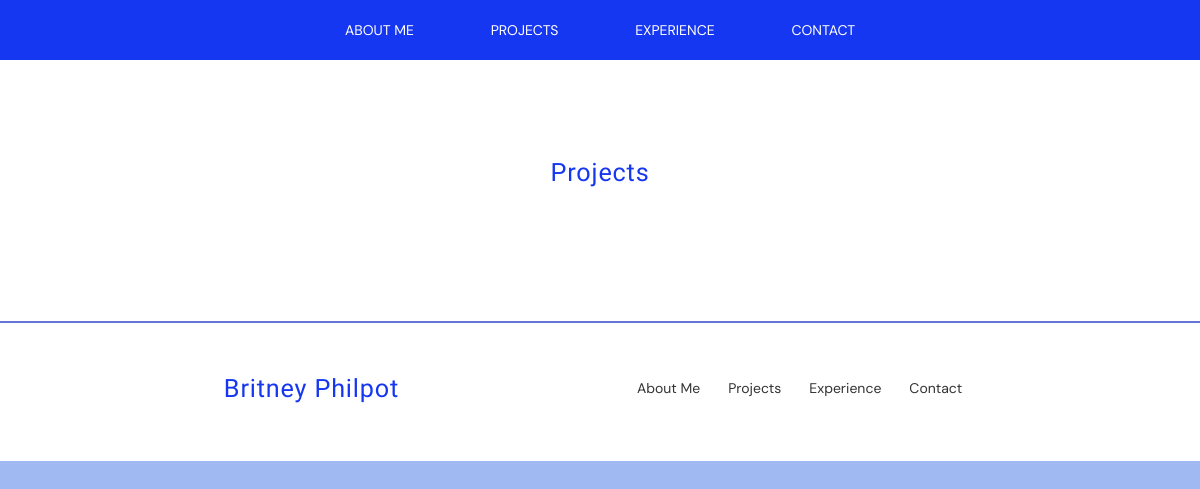
The app's page /projects/, older data.
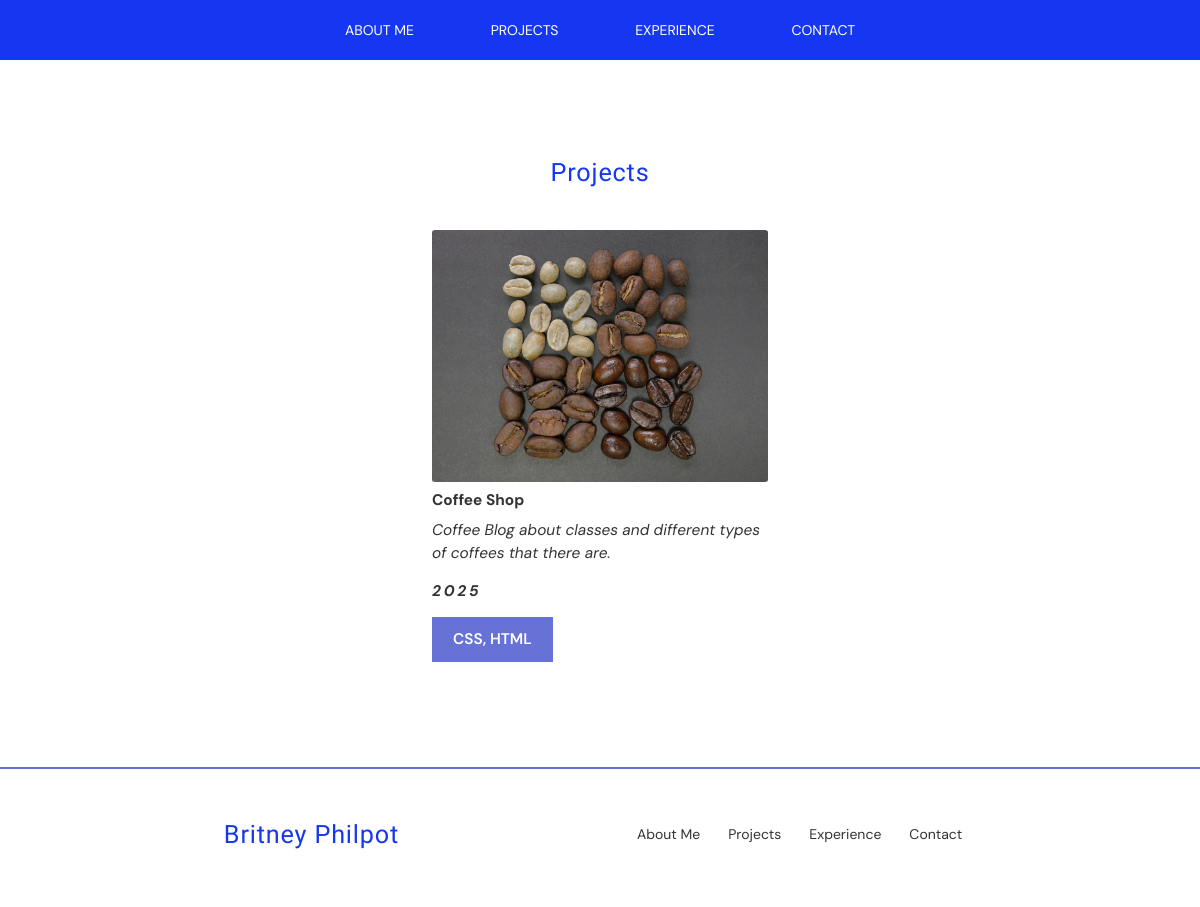
The same page, newer data.
### projects/models.py (models this page shows, shortened)
class Project(models.Model):
    name = models.CharField(max_length=50)
    description = models.TextField()
    year = models.IntegerField()
    image = models.ImageField(upload_to='project/')
    repository = models.URLField()
    skills = models.ManyToManyField("Skill")

class Skill(models.Model):
    name = models.CharField(max_length=50)

### projects/views.py (the view)
# urls.py: path('projects/', views.projects_view, name= "projects"),
def projects_view(request):
    projects_list = models.Project.objects.all()
    context = {'projects': projects_list}
    return render(request, 'projects/projects.html',context)

### templates/projects/projects.html (shortened to what this page needs)
{% extends 'base.html' %}
{% load static %}
{% block content %}
        <section class="projects-section center-column">
        <h2>Projects</h2>
        <div class="projects-list">
            {% for project in projects %}
            <div class="project-card">
                <a href="{{ project.repository }}"target="_blank">
                    <img src="{{ project.image.url }}">
                    <p>{{ project.name }}</p>
                    <p>{{ project.description }}</p>
                    <p>{{ project.year }}</p>
                    <div class="skills-container center">
            {% for skill in project.skills.all %}
                        <label class="text-label">{{ skill.name }}</label>
            {% endfor %}
                    </div>
                </a>
            </div>
            {% endfor %}
        </div>
    </section>
{% endblock content %}

Row changes from the older to the newer data that the page shows:
added Project: image (picture), name "Coffee Shop", description "Coffee Blog about classes and different types of coffees that there are.", year "2025"
added Skill: name "CSS, HTML"
